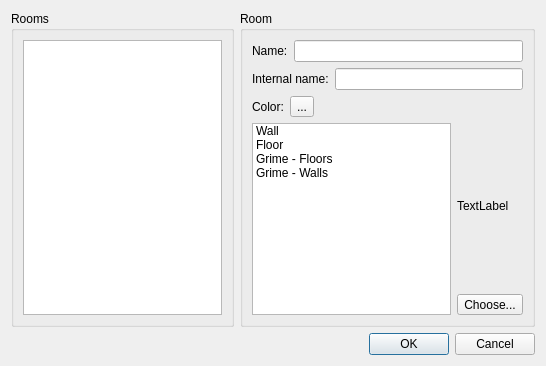
<?xml version="1.0" encoding="UTF-8"?>
<ui version="4.0">
 <class>RoomsDialog</class>
 <widget class="QDialog" name="RoomsDialog">
  <property name="geometry">
   <rect>
    <x>0</x>
    <y>0</y>
    <width>546</width>
    <height>366</height>
   </rect>
  </property>
  <property name="windowTitle">
   <string>Rooms</string>
  </property>
  <layout class="QGridLayout" name="gridLayout">
   <item row="0" column="0">
    <widget class="QGroupBox" name="groupBox">
     <property name="title">
      <string>Rooms</string>
     </property>
     <layout class="QVBoxLayout" name="verticalLayout">
      <item>
       <widget class="QListWidget" name="listWidget"/>
      </item>
      <item>
       <layout class="QHBoxLayout" name="toolBarLayout"/>
      </item>
     </layout>
    </widget>
   </item>
   <item row="1" column="1">
    <widget class="QDialogButtonBox" name="buttonBox">
     <property name="orientation">
      <enum>Qt::Horizontal</enum>
     </property>
     <property name="standardButtons">
      <set>QDialogButtonBox::Cancel|QDialogButtonBox::Ok</set>
     </property>
    </widget>
   </item>
   <item row="0" column="1">
    <layout class="QVBoxLayout" name="verticalLayout_3">
     <item>
      <widget class="QGroupBox" name="groupBox_2">
       <property name="title">
        <string>Room</string>
       </property>
       <layout class="QVBoxLayout" name="verticalLayout_4">
        <item>
         <layout class="QHBoxLayout" name="horizontalLayout_2">
          <item>
           <widget class="QLabel" name="label">
            <property name="text">
             <string>Name:</string>
            </property>
           </widget>
          </item>
          <item>
           <widget class="QLineEdit" name="name"/>
          </item>
         </layout>
        </item>
        <item>
         <layout class="QHBoxLayout" name="horizontalLayout_4">
          <item>
           <widget class="QLabel" name="label_3">
            <property name="text">
             <string>Internal name:</string>
            </property>
           </widget>
          </item>
          <item>
           <widget class="QLineEdit" name="internalName"/>
          </item>
         </layout>
        </item>
        <item>
         <layout class="QHBoxLayout" name="horizontalLayout_3">
          <item>
           <widget class="QLabel" name="label_2">
            <property name="text">
             <string>Color:</string>
            </property>
           </widget>
          </item>
          <item>
           <widget class="Tiled::Internal::ColorButton" name="color">
            <property name="text">
             <string>...</string>
            </property>
           </widget>
          </item>
          <item>
           <spacer name="horizontalSpacer_2">
            <property name="orientation">
             <enum>Qt::Horizontal</enum>
            </property>
            <property name="sizeHint" stdset="0">
             <size>
              <width>40</width>
              <height>20</height>
             </size>
            </property>
           </spacer>
          </item>
         </layout>
        </item>
        <item>
         <layout class="QHBoxLayout" name="horizontalLayout_5">
          <item>
           <widget class="QListWidget" name="tilesList">
            <item>
             <property name="text">
              <string>Wall</string>
             </property>
            </item>
            <item>
             <property name="text">
              <string>Floor</string>
             </property>
            </item>
            <item>
             <property name="text">
              <string>Grime - Floors</string>
             </property>
            </item>
            <item>
             <property name="text">
              <string>Grime - Walls</string>
             </property>
            </item>
           </widget>
          </item>
          <item>
           <layout class="QVBoxLayout" name="verticalLayout_2">
            <item>
             <widget class="QLabel" name="tileLabel">
              <property name="minimumSize">
               <size>
                <width>64</width>
                <height>128</height>
               </size>
              </property>
              <property name="text">
               <string>TextLabel</string>
              </property>
             </widget>
            </item>
            <item>
             <widget class="QToolButton" name="chooseTile">
              <property name="text">
               <string>Choose...</string>
              </property>
             </widget>
            </item>
           </layout>
          </item>
         </layout>
        </item>
       </layout>
      </widget>
     </item>
    </layout>
   </item>
  </layout>
  <action name="actionAdd">
   <property name="icon">
    <iconset resource="../tiled.qrc">
     <normaloff>:/images/22x22/add.png</normaloff>:/images/22x22/add.png</iconset>
   </property>
   <property name="text">
    <string>Add</string>
   </property>
   <property name="toolTip">
    <string>Add a new room</string>
   </property>
  </action>
  <action name="actionRemove">
   <property name="icon">
    <iconset resource="../tiled.qrc">
     <normaloff>:/images/16x16/edit-delete.png</normaloff>:/images/16x16/edit-delete.png</iconset>
   </property>
   <property name="text">
    <string>Remove</string>
   </property>
   <property name="toolTip">
    <string>Remove the selected room</string>
   </property>
  </action>
  <action name="actionDuplicate">
   <property name="icon">
    <iconset resource="../tiled.qrc">
     <normaloff>:/images/16x16/stock-duplicate-16.png</normaloff>:/images/16x16/stock-duplicate-16.png</iconset>
   </property>
   <property name="text">
    <string>Duplicate</string>
   </property>
   <property name="toolTip">
    <string>Duplicate the selected room</string>
   </property>
  </action>
  <action name="actionMoveUp">
   <property name="icon">
    <iconset resource="../tiled.qrc">
     <normaloff>:/images/16x16/go-up.png</normaloff>:/images/16x16/go-up.png</iconset>
   </property>
   <property name="text">
    <string>Move Up</string>
   </property>
   <property name="toolTip">
    <string>Move selected room up</string>
   </property>
  </action>
  <action name="actionMoveDown">
   <property name="icon">
    <iconset resource="../tiled.qrc">
     <normaloff>:/images/16x16/go-down.png</normaloff>:/images/16x16/go-down.png</iconset>
   </property>
   <property name="text">
    <string>Move Down</string>
   </property>
   <property name="toolTip">
    <string>Move selected room down</string>
   </property>
  </action>
 </widget>
 <customwidgets>
  <customwidget>
   <class>Tiled::Internal::ColorButton</class>
   <extends>QToolButton</extends>
   <header>colorbutton.h</header>
  </customwidget>
 </customwidgets>
 <resources>
  <include location="../tiled.qrc"/>
 </resources>
 <connections>
  <connection>
   <sender>buttonBox</sender>
   <signal>accepted()</signal>
   <receiver>RoomsDialog</receiver>
   <slot>accept()</slot>
   <hints>
    <hint type="sourcelabel">
     <x>248</x>
     <y>254</y>
    </hint>
    <hint type="destinationlabel">
     <x>157</x>
     <y>274</y>
    </hint>
   </hints>
  </connection>
  <connection>
   <sender>buttonBox</sender>
   <signal>rejected()</signal>
   <receiver>RoomsDialog</receiver>
   <slot>reject()</slot>
   <hints>
    <hint type="sourcelabel">
     <x>316</x>
     <y>260</y>
    </hint>
    <hint type="destinationlabel">
     <x>286</x>
     <y>274</y>
    </hint>
   </hints>
  </connection>
 </connections>
</ui>
